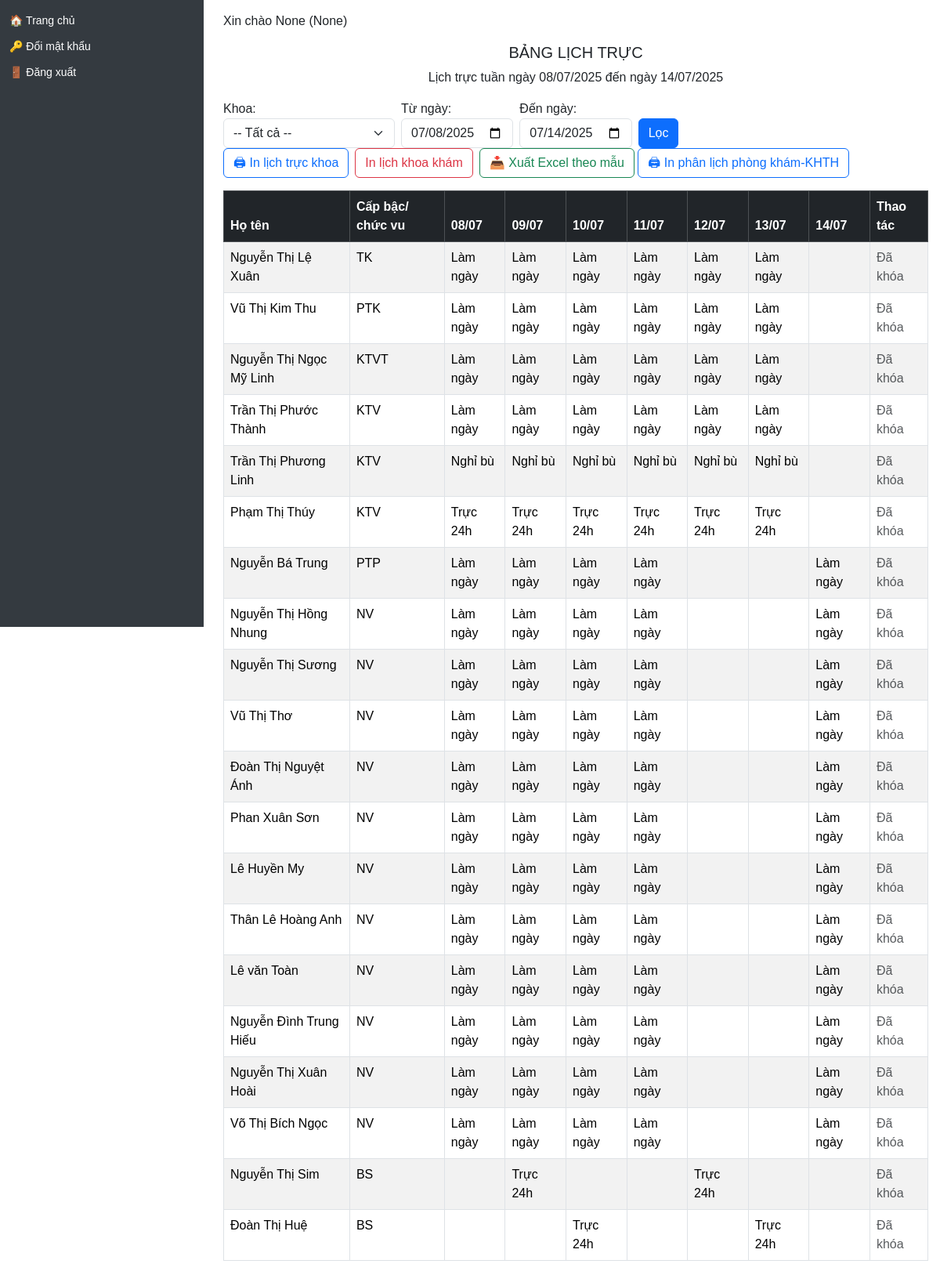
Before: /schedule with the older database file.
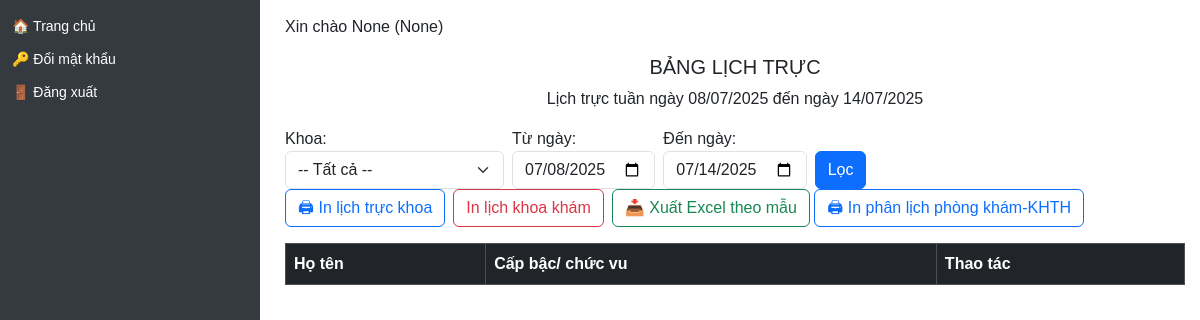
After: the same page with the newer database file.
### models/schedule.py (models this page shows)
class Schedule(db.Model):
    __tablename__ = 'schedule'
    id = db.Column(db.Integer, primary_key=True)
    user_id = db.Column(db.Integer, db.ForeignKey('user.id'))
    shift_id = db.Column(db.Integer, db.ForeignKey('shift.id'))
    work_date = db.Column(db.Date)
    user = relationship("User", back_populates="schedules")
    shift = relationship("Shift")

### models/user.py (models this page shows)
class User(db.Model, UserMixin):
    __tablename__ = 'user'
    id = db.Column(db.Integer, primary_key=True)
    name = db.Column(db.String(100), nullable=False)
    username = db.Column(db.String(50), unique=True, nullable=False)
    password = db.Column(db.String(100), nullable=False)
    role = db.Column(db.String(20))  # admin / manager / user
    department = db.Column(db.String(100))
    position = db.Column(db.String(50))  # Bác sĩ / Điều dưỡng / KTV...
    contract_type = db.Column(db.String(50))  # Hợp đồng / Biên chế / v.v.
    email = db.Column(db.String(120))
    phone = db.Column(db.String(20))
    start_year = db.Column(db.Integer)  # ✅ Năm vào công tác (mới thêm)
    schedules = relationship("Schedule", back_populates="user")
    leave_requests = relationship('LeaveRequest', back_populates='user')

### models/shift.py (models this page shows, shortened)
class Shift(db.Model):
    id = Column(Integer, primary_key=True)
    name = Column(String(100), nullable=False)
    code = Column(String(20), nullable=True)
    start_time = Column(Time, nullable=False)
    end_time = Column(Time, nullable=False)
    duration = Column(Float, nullable=False)

### app.py (the view)
@app.route('/schedule', methods=['GET', 'POST'])
def view_schedule():
    user_role = session.get('role')
    user_dept = session.get('department')
    user_name = session.get('name')  # ✅ Thêm dòng này
    if user_role == 'admin':
        selected_department = request.args.get('department')
    else:
        selected_department = user_dept
    if user_role == 'admin':
        departments = [d[0] for d in db.session.query(User.department)
                       .filter(User.department.isnot(None)).distinct().all()]
    else:
        departments = [user_dept] if user_dept else []
    start_date_str = request.args.get('start_date')
    end_date_str = request.args.get('end_date')
    if start_date_str and end_date_str:
        start_date = datetime.strptime(start_date_str, '%Y-%m-%d').date()
        end_date = datetime.strptime(end_date_str, '%Y-%m-%d').date()
    else:
        start_date = datetime.today().date()
        end_date = start_date + timedelta(days=6)
    app.logger.info(f"[VIEW] User '{user_name}' ({user_role}) xem lịch khoa '{selected_department}' từ {start_date} đến {end_date}")
    query = Schedule.query.join(User).join(Shift)\
        .filter(Schedule.work_date.between(start_date, end_date))
    if selected_department:
        query = query.filter(User.department == selected_department)
    schedules = query.order_by(Schedule.work_date).all()
    date_range = sorted({s.work_date for s in schedules})
    schedule_data = {}
    for s in schedules:
        u = s.user
        if u.id not in schedule_data:
            schedule_data[u.id] = {
                'id': u.id,
                'name': u.name,
                'position': u.position,
                'department': u.department,
                'shifts': {},
                'shifts_full': {}
            }
        schedule_data[u.id]['shifts'][s.work_date] = s.shift.name
        schedule_data[u.id]['shifts_full'][s.work_date] = {
            'shift_id': s.shift.id,
            'shift_name': s.shift.name
        }
    filtered_for_print = {
        uid: data for uid, data in schedule_data.items()
        if any(s['shift_name'].strip().lower().startswith("trực") for s in data['shifts_full'].values())
    }
    signature = ScheduleSignature.query.filter_by(
        department=selected_department,
        from_date=start_date,
        to_date=end_date
    ).first()
    is_signed = bool(signature)
    signed_at = signature.signed_at if signature else None
    lock = ScheduleLock.query.filter_by(
        department=selected_department,
        start_date=start_date,
        end_date=end_date
    ).first()
    locked = bool(lock)
    return render_template(
        'schedule.html',
        departments=departments,
        selected_department=selected_department,
        schedule_data=schedule_data,           # 👉 dữ liệu đầy đủ cho bảng chính
        print_data=filtered_for_print,         # 👉 chỉ dùng khi cần riêng (Excel, xuất in khác)
        date_range=date_range,
        start_date=start_date,
        end_date=end_date,
        now=datetime.now(),
        is_signed=is_signed,
        signed_at=signed_at,
        locked=locked,
        user={
            'role': user_role,
            'department': user_dept,
            'name': session.get('name')
        }
    )

### app.py (called while the page is built)
@app.context_processor
def inject_user():
    user = None
    if 'user_id' in session:
        user = db.session.get(User, session['user_id'])
    return dict(user=user)

@app.context_processor
def inject_helpers():
    return dict(get_titled_names=get_titled_names)

@app.context_processor
def inject_helpers():
    return dict(get_titled_names=get_titled_names)

### templates/schedule.html (shortened to what this page needs)
{% extends 'layout.html' %}
{% block content %}
<h5 class="text-center">BẢNG LỊCH TRỰC {{ selected_department.upper() if selected_department else "" }}</h5>
<p class="text-center">Lịch trực tuần ngày {{ start_date.strftime('%d/%m/%Y') }} đến ngày {{ end_date.strftime('%d/%m/%Y') }}</p>
<div class="container-fluid px-0">
  <form method="GET" class="row g-2 align-items-end">
    <div class="col-md-3">
      <label for="department" class="form-label mb-0">Khoa:</label>
      <select name="department" id="department" class="form-select">
        <option value="">-- Tất cả --</option>
      </select>
    </div>
    <div class="col-md-2">
      <label for="start_date" class="form-label mb-0">Từ ngày:</label>
      <input type="date" name="start_date" class="form-control" value="{{ start_date }}">
    </div>
    <div class="col-md-2">
      <label for="end_date" class="form-label mb-0">Đến ngày:</label>
      <input type="date" name="end_date" class="form-control" value="{{ end_date }}">
    </div>
    <div class="col-auto">
      <button type="submit" class="btn btn-primary">Lọc</button>
    </div>
  </form>
</div>
<div class="d-flex justify-content-between align-items-center mb-3 flex-wrap gap-2">
  <div class="d-flex gap-2">
    <button class="btn btn-outline-primary" onclick="window.print()">🖨 In lịch trực khoa</button>
    <a href="{{ url_for('print_clinic_dept_schedule', start=start_date, end=end_date, department='Khoa khám - cấp cứu') }}" target="_blank" class="btn btn-outline-danger">In lịch khoa khám</a>
    <form method="POST" action="/export-template">
      <button type="submit" class="btn btn-outline-success">📥 Xuất Excel theo mẫu</button>
      <a href="/print-clinic-schedule?start={{ start_date }}&end={{ end_date }}" class="btn btn-outline-primary" target="_blank">🖨 In phân lịch phòng khám-KHTH</a>
    </form>
  </div>
</div>
<div class="table-scroll">
<table class="table table-bordered table-striped">
  <thead class="table-dark">
    <tr>
      <th>Họ tên</th>
      <th>Cấp bậc/ chức vu</th>
      {% for d in date_range %}
        <th>{{ d.strftime('%d/%m') }}</th>
      {% endfor %}
      <th class="print-hide">Thao tác</th>
    </tr>
  </thead>
  <tbody>
    {% for u in schedule_data.values() %}
      {% set ns = namespace(has_truc=false) %}
      {% for s in u.shifts_full.values() %}
        {% if s.shift_name and 'Trực' in s.shift_name %}
          {% set ns.has_truc = true %}
        {% endif %}
      {% endfor %}
      <tr class="{% if not ns.has_truc %}hide-if-not-truc{% endif %}">
        <td>{{ u.name }}</td>
        <td>{{ u.position }}</td>
        {% for d in date_range %}
          {% set ca = u.shifts_full.get(d) %}
          <td class="{% if ca and 'Trực' not in ca.shift_name %}non-duty{% endif %}">
            {% if ca %}
              {{ ca.shift_name }}
            {% endif %}
          </td>
        {% endfor %}
        <td class="print-hide">
          {% if user.role == 'admin' or (user.role == 'manager' and not locked and not is_signed) %}
            <a href="/schedule/edit/{{ u.id }}" class="btn btn-sm btn-primary">Sửa</a>
          {% else %}
            <span class="text-muted">Đã khóa</span>
          {% endif %}
        </td>
      </tr>
    {% endfor %}
  </tbody>
</table>
</div>
{% endblock %}

### templates/layout.html (shortened to what this page needs)
<!DOCTYPE html>
<html lang="vi">
<head>
  <link rel="stylesheet" href="https://cdn.jsdelivr.net/npm/bootstrap@5.3.3/dist/css/bootstrap.min.css">
</head>
<body>
  <div class="sidebar">
    <ul>
      <li><a href="/">🏠 Trang chủ</a></li>
      <li><a href="/change-password">🔑 Đổi mật khẩu</a></li>
      <li><a href="/logout">🚪 Đăng xuất</a></li>
    </ul>
  </div>
  <div class="content">
    {% if user %}
      <p class="d-print-none">Xin chào {{ user.name }} ({{ user.role }})</p>
    {% else %}
      <p>Xin chào Khách</p>
    {% endif %}
    {% block content %}{% endblock %}
  </div>
</body>
</html>

### templates/layout.html (style rules this page uses)
body { margin: 0; font-family: Arial, sans-serif; }
.sidebar { height: 100vh; width: 260px; position: fixed; top: 0; left: 0; background-color: #343a40; padding-top: 10px; color: white; }
.sidebar ul { list-style-type: none; padding: 0; }
.sidebar ul li { padding: 6px 12px; font-size: 14px; }
.sidebar ul li a { color: white; text-decoration: none; display: block; }
.content { margin-left: 270px; padding: 15px; }

Changed rows visible on the page:
removed Schedule: strftime "08/07"
removed Schedule: strftime "09/07"
removed Schedule: strftime "10/07"
removed Schedule: strftime "11/07"
removed Schedule: strftime "12/07"
removed Schedule: strftime "13/07"
removed Schedule: strftime "14/07"
removed User: name "Nguyễn Thị Lệ Xuân", position "TK"
removed Shift: shift_name "Làm ngày"
removed User: name "Vũ Thị Kim Thu", position "PTK"
removed User: name "Nguyễn Thị Ngọc Mỹ Linh", position "KTVT"
removed User: name "Trần Thị Phước Thành", position "KTV"
removed User: name "Trần Thị Phương Linh", position "KTV"
removed Shift: shift_name "Nghỉ bù"
removed User: name "Phạm Thị Thúy", position "KTV"
removed Shift: shift_name "Trực 24h"
removed User: name "Nguyễn Bá Trung", position "PTP"
removed User: name "Nguyễn Thị Hồng Nhung", position "NV"
removed User: name "Nguyễn Thị Sương", position "NV"
removed User: name "Vũ Thị Thơ", position "NV"
removed User: name "Đoàn Thị Nguyệt Ánh", position "NV"
removed User: name "Phan Xuân Sơn", position "NV"
removed User: name "Lê Huyền My", position "NV"
removed User: name "Thân Lê Hoàng Anh", position "NV"
removed User: name "Lê văn Toàn", position "NV"
removed User: name "Nguyễn Đình Trung Hiếu", position "NV"
removed User: name "Nguyễn Thị Xuân Hoài", position "NV"
removed User: name "Võ Thị Bích Ngọc", position "NV"
removed User: name "Nguyễn Thị Sim", position "BS"
removed User: name "Đoàn Thị Huệ", position "BS"
